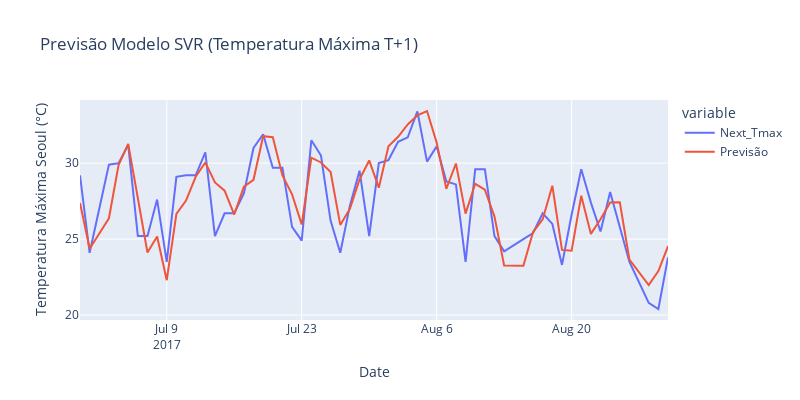

The notebook cell this image was saved under:
### Code cell
fig = px.line(forecast_results, x='Date', y=['Next_Tmax','Previsão'],labels={'value':"Temperatura Máxima Seoul (°C)"},title='Previsão Modelo SVR (Temperatura Máxima T+1)',width=800, height=400)
fig.show()
